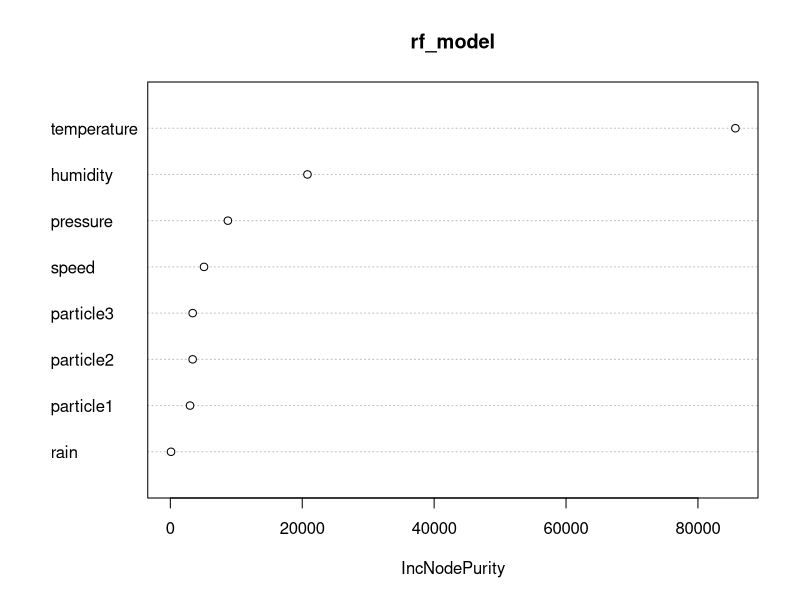
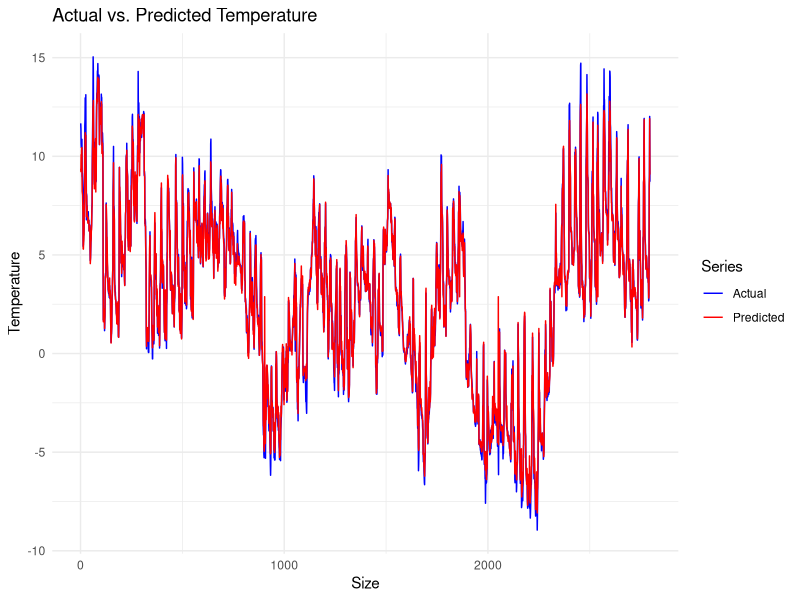

Write R code to recreate these figures, in order.
## ---- chunk 1
#| echo: false
#| warning: false
#| message: false
#| include: false
library(tidyverse)
library(randomForest)
library(caret)
library(corrplot)
## ---- chunk 2
#| echo: false
#| warning: false
#| message: false
#| include: false

df <- read_csv("data.csv")
df$time <- as.POSIXct(df$time, format = "%Y-%m-%d %H:%M:%S")
df <- df[, -10]

features <- select(df, -time)
labels <- df$temperature


set.seed(123)
train_indices <- createDataPartition(labels, p = 0.7, list = FALSE)
train_features <- features[train_indices, ]
train_labels <- labels[train_indices]
test_features <- features[-train_indices, ]
test_labels <- labels[-train_indices]

train <- data.frame(train_features, temperature = train_labels)


## ---- chunk 3
#| echo: false
#| warning: false
#| message: false
#| include: false
train
## ---- chunk 4
#| echo: false
#| warning: false
#| message: false
#| include: false
sum(is.na(train$particle1))

sum(is.na(train_labels))

sum(is.na(train_features))

## ---- chunk 5
#| echo: false
#| warning: false
#| message: false
#| include: false
df$particle1[is.na(df$particle1)] <- mean(df$particle1, na.rm = TRUE)
df$particle2[is.na(df$particle2)] <- mean(df$particle2, na.rm = TRUE)
df$particle3[is.na(df$particle3)] <- mean(df$particle3, na.rm = TRUE)

train$particle1[is.na(train$particle1)] <- mean(train$particle1, na.rm = TRUE)
train$particle2[is.na(train$particle2)] <- mean(train$particle2, na.rm = TRUE)
train$particle3[is.na(train$particle3)] <- mean(train$particle3, na.rm = TRUE)


train_features$particle1[is.na(train_features$particle1)] <- mean(train_features$particle1, na.rm = TRUE)
train_features$particle2[is.na(train_features$particle2)] <- mean(train_features$particle2, na.rm = TRUE)
train_features$particle3[is.na(train_features$particle3)] <- mean(train_features$particle3, na.rm = TRUE)
## ---- chunk 6
#| echo: false
#| warning: false
#| message: false
#| include: false
rf_model <- randomForest(train_labels ~ ., data = train_features, ntree = 500)

rf_model

## ---- chunk 7
#| echo: false
#| warning: false
#| message: false
#| include: false
imporctance <- varImpPlot(rf_model)
## ---- chunk 8
predictions <- predict(rf_model, newdata = test_features)

predictions[is.na(predictions)] <- mean(predictions, na.rm = TRUE)
## ---- chunk 9
mae <- mean(abs(predictions - test_labels))
cat("Mean Absolute Error (MAE):", mae, "\n")

mape <- mean(abs(predictions - test_labels) / test_labels) * 100
accuracy <- 100 - mape
cat("Accuracy:", accuracy, "%\n")

## ---- chunk 10
#| echo: false
#| warning: false
#| message: false
#| include: false
library(ggplot2)


plot_data <- data.frame(
  Actual = test_labels,
  Predicted = predictions
)


plot1 <- ggplot(plot_data, aes(x = Actual, y = Predicted)) +
  geom_point() +
  geom_abline(intercept = 0, slope = 1, linetype = "dashed", color = "blue") + 
  labs(x = "Actual Temperature", y = "Predicted Temperature", title = "Actual vs. Predicted Temperature") +
  theme_minimal()

## ---- chunk 11
#| echo: false
#| warning: false
#| message: false
#| include: false
plot2 <- ggplot(plot_data, aes(x = Actual, y = Actual - Predicted)) +
  geom_point() +
  labs(x = "Actual Temperature", y = "Residual", title = "Residual Plot")

## ---- chunk 12

plot_data <- data.frame(
  Actual = test_labels,   
  Predicted = predictions 
)

plot_data$index <- seq_along(test_labels)

ggplot(plot_data, aes(x = index)) +
  geom_line(aes(y = Actual, color = "Actual")) + 
  geom_line(aes(y = Predicted, color = "Predicted")) +  
  scale_color_manual(name = "Series", values = c(Actual = "blue", Predicted = "red")) + 
  labs(x = "Size", y = "Temperature", title = "Actual vs. Predicted Temperature") + 
  theme_minimal()

